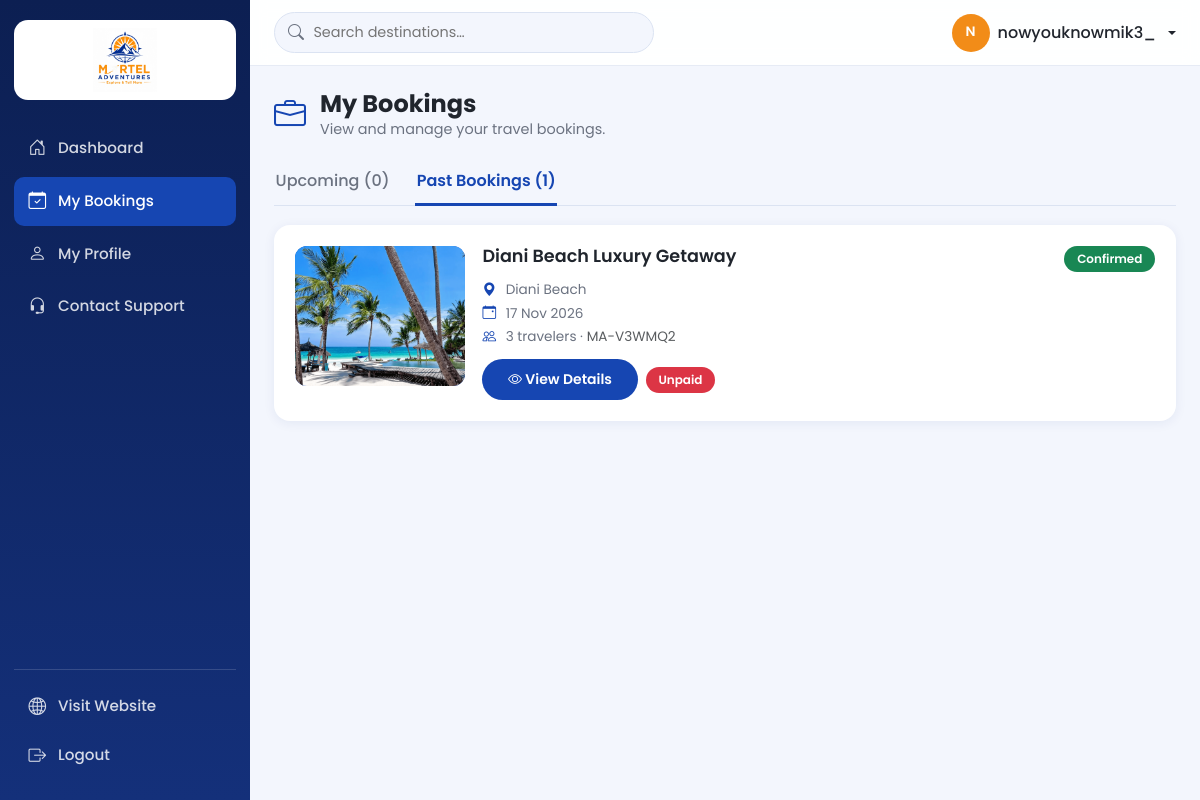
Screenshot of /accounts/bookings/?tab=past (signed in) with the database file from the repository.
### apps/bookings/models.py (models this page shows, shortened)
class Booking(models.Model):
    STATUS_CHOICES = [
        ('pending', 'Pending'),
        ('confirmed', 'Confirmed'),
        ('cancelled', 'Cancelled'),
        ('completed', 'Completed'),
    ]
    reference = models.CharField(max_length=12, unique=True, editable=False, blank=True)
    user = models.ForeignKey(settings.AUTH_USER_MODEL, null=True, blank=True,
                             on_delete=models.SET_NULL, related_name='bookings')
    package = models.ForeignKey('tours.Package', null=True, blank=True,
                                on_delete=models.SET_NULL, related_name='bookings')
    service = models.ForeignKey('tours.Service', null=True, blank=True, on_delete=models.SET_NULL)
    full_name = models.CharField(max_length=100)
    phone = models.CharField(max_length=30)
    email = models.EmailField(blank=True)
    travel_date = models.DateField()
    travelers = models.PositiveIntegerField(default=1)
    special_requests = models.TextField(blank=True)
    total_price = models.DecimalField(max_digits=12, decimal_places=2, null=True, blank=True,
                                      help_text='Estimated total (KES). You can adjust it after agreeing a final price.')
    status = models.CharField(max_length=10, choices=STATUS_CHOICES, default='pending')
    confirmed_at = models.DateTimeField(null=True, blank=True, editable=False)
    created_at = models.DateTimeField(auto_now_add=True)
    updated_at = models.DateTimeField(auto_now=True)
    class Meta:
        ordering = ['-created_at']
    @property
    def amount_paid(self):
        total = self.payments.filter(status='completed').aggregate(total=Sum('amount'))['total']
        return total or Decimal('0')
    @property
    def payment_status(self):
        paid = self.amount_paid
        if paid <= 0:
            return 'unpaid'
        if self.total_price and paid >= self.total_price:
            return 'paid'
        return 'partial'
    @property
    def display_title(self):
        if self.package:
            return self.package.title
        if self.service:
            return self.service.name
        return 'Custom booking'
    @property
    def cover_image(self):
        if self.package and self.package.cover_image:
            return self.package.cover_image
        if self.service and self.service.image:
            return self.service.image
        return None

### apps/tours/models.py (models this page shows, shortened)
class Package(models.Model):
    title = models.CharField(max_length=150)
    slug = models.SlugField(unique=True)
    destination = models.ForeignKey(Destination, on_delete=models.CASCADE, related_name='packages')
    service = models.ForeignKey(Service, on_delete=models.SET_NULL, null=True, blank=True)
    description = models.TextField()
    duration_days = models.PositiveIntegerField(default=1)
    price = models.DecimalField(max_digits=10, decimal_places=2, help_text='Price per person (KES)')
    slots_available = models.PositiveIntegerField(default=0)
    is_available = models.BooleanField(default=True)
    is_featured = models.BooleanField(default=False)
    cover_image = models.ImageField(upload_to='packages/')

class Destination(models.Model):
    name = models.CharField(max_length=100)
    slug = models.SlugField(unique=True)
    region = models.CharField(max_length=100, blank=True)
    description = models.TextField()
    image = models.ImageField(upload_to='destinations/')
    is_featured = models.BooleanField(default=False)

### apps/accounts/views.py (the view)
# urls.py: path('bookings/', views.my_bookings, name='bookings'),
@login_required
def my_bookings(request):
    today = timezone.localdate()
    bookings = request.user.bookings.select_related('package__destination', 'service')
    upcoming = bookings.filter(travel_date__gte=today, status__in=['pending', 'confirmed']).order_by('travel_date')
    past = bookings.filter(Q(travel_date__lt=today) | Q(status__in=['completed', 'cancelled'])).order_by('-travel_date')
    tab = 'past' if request.GET.get('tab') == 'past' else 'upcoming'
    return render(request, 'accounts/bookings.html', {
        'tab': tab,
        'upcoming_count': upcoming.count(),
        'past_count': past.count(),
        'bookings': past if tab == 'past' else upcoming,
    })

### apps/core/context_processors.py (called while the page is built)
def site_info(request):
    return {
        'SITE': {
            'name': 'MORTEL ADVENTURES',
            'tagline': 'explore & tell more',
            'about': 'Your gateway to thrilling travel experiences, breathtaking destinations and unforgettable memories.',
            'phone1': '0791818170',
            'phone2': '0711191480',
            'email': 'morteladventures@gmail.com',
            'whatsapp': '254793079569',
            'address': '50504-00100',
            'hours': 'Mon–Sat: 8:00 AM – 6:00 PM',
            'map_query': 'Imara Daima, Nairobi, Kenya',
            'facebook': '#', 'instagram': '#', 'tiktok': '#',
            'payment_info': 'Send Money 0793079569',
        },
        'footer_services': Service.objects.filter(is_active=True)[:5],
    }

### apps/accounts/templates/accounts/bookings.html (shortened to what this page needs)
{% extends 'account_base.html' %}
{% block account_content %}
<div class="acct-heading">
  <i class="bi bi-briefcase"></i>
  <div><h1>My Bookings</h1><p>View and manage your travel bookings.</p></div>
</div>
<ul class="acct-tabs">
  <li><a href="{% url 'accounts:bookings' %}" class="{% if tab == 'upcoming' %}active{% endif %}">Upcoming ({{ upcoming_count }})</a></li>
  <li><a href="{% url 'accounts:bookings' %}?tab=past" class="{% if tab == 'past' %}active{% endif %}">Past Bookings ({{ past_count }})</a></li>
</ul>
{% for b in bookings %}
<div class="acct-card booking-item">
  <div class="trip-img">
    {% if b.cover_image %}<img src="{{ b.cover_image.url }}" alt="{{ b.display_title }}" loading="lazy">{% else %}<i class="bi bi-compass"></i>{% endif %}
  </div>
  <div class="booking-item-body">
    <div class="d-flex justify-content-between align-items-start gap-2">
      <h4>{{ b.display_title }}</h4>
      <span class="status-pill status-{{ b.status }}">{{ b.get_status_display }}</span>
    </div>
    <ul class="trip-meta mt-2">
      {% if b.package %}<li><i class="bi bi-geo-alt-fill"></i> {{ b.package.destination.name }}</li>{% endif %}
      <li><i class="bi bi-calendar-event"></i> {{ b.travel_date|date:"j M Y" }}</li>
      <li><i class="bi bi-people"></i> {{ b.travelers }} traveler{{ b.travelers|pluralize }} · <span class="text-muted">{{ b.reference }}</span></li>
    </ul>
    <div class="d-flex align-items-center gap-2 flex-wrap">
      <a href="{% url 'accounts:booking_detail' b.reference %}" class="btn btn-blue btn-sm"><i class="bi bi-eye"></i> View Details</a>
      {% if b.status != 'cancelled' %}<span class="status-pill pay-{{ b.payment_status }}">{{ b.payment_status|title }}</span>{% endif %}
    </div>
  </div>
</div>
{% empty %}
<div class="acct-card text-center">
  <p class="text-muted mb-3">{% if tab == 'past' %}No past bookings yet.{% else %}You have no upcoming bookings.{% endif %}</p>
  <a href="{% url 'tours:packages' %}" class="btn btn-brand">Browse Packages</a>
</div>
{% endfor %}
{% endblock %}

### templates/account_base.html (shortened to what this page needs)
{% load static %}
<!DOCTYPE html>
<html lang="en">
<head>
  <link href="https://cdn.jsdelivr.net/npm/bootstrap@5.3.3/dist/css/bootstrap.min.css" rel="stylesheet">
  <link href="https://cdn.jsdelivr.net/npm/bootstrap-icons@1.11.3/font/bootstrap-icons.min.css" rel="stylesheet">
  <link rel="stylesheet" href="{% static 'css/style.css' %}">
</head>
<body class="acct-body">
<aside class="acct-sidebar d-none d-lg-flex">
  <a href="{% url 'core:home' %}" class="acct-logo" aria-label="MORTEL ADVENTURES home">
    <img src="{% static 'images/logo.jpeg' %}" alt="MORTEL ADVENTURES">
  </a>
  {% include 'partials/_account_nav.html' %}
</aside>
<div class="acct-main">
  <header class="acct-topbar">
    <form class="acct-search d-none d-md-flex" action="{% url 'tours:packages' %}" method="get" role="search">
      <i class="bi bi-search"></i>
      <input type="search" name="q" placeholder="Search destinations…" aria-label="Search destinations">
    </form>
    <div class="dropdown ms-auto">
      <a class="account-toggle dropdown-toggle" href="#" role="button" data-bs-toggle="dropdown" aria-expanded="false">
        {% include 'partials/_avatar.html' %}
        <span class="d-none d-sm-inline">{{ user.get_full_name|default:user.username }}</span>
      </a>
    </div>
  </header>
  <main class="acct-content">
    {% block account_content %}{% endblock %}
  </main>
</div>
</body>
</html>

### templates/partials/_avatar.html
<span class="avatar {{ extra_class }}">
  {% if user.profile.photo %}<img src="{{ user.profile.photo.url }}" alt="">{% else %}{% if user.first_name %}{{ user.first_name|slice:":1"|upper }}{{ user.last_name|slice:":1"|upper }}{% else %}{{ user.username|slice:":1"|upper }}{% endif %}{% endif %}
</span>

### static/css/style.css (style rules this page uses)
img { max-width: 100% }
:root { --orange:#F28C18; --blue:#1646B2; --charcoal:#20252D; --soft:#f3f6fd; }
body { font-family:'Poppins',sans-serif; color:var(--charcoal); }
.btn-blue { background:var(--blue); color:#fff; border:0; border-radius:50px; padding:.65rem 1.6rem; font-weight:600; }
.status-pill { display: inline-block; font-size: .75rem; font-weight: 600; padding: .25rem .8rem; border-radius: 50px; color: #fff; }
.status-confirmed { background: #198754; }
.pay-unpaid { background: #dc3545; }
.avatar { display: inline-grid; place-items: center; width: 38px; height: 38px; border-radius: 50%; background: var(--orange); color: #fff; font-weight: 600; font-size: .85rem; overflow: hidden; flex-shrink: 0; }
.account-toggle { display: inline-flex; align-items: center; gap: .5rem; color: var(--charcoal); font-weight: 500; text-decoration: none; }
.acct-body { background: #f3f6fd; min-height: 100vh; font-family: 'Poppins', sans-serif; color: var(--charcoal); }
.acct-sidebar { position: fixed; top: 0; bottom: 0; left: 0; width: 250px; z-index: 100; flex-direction: column; padding: 20px 14px; background: linear-gradient(180deg, #0c1f52 0%, #14307a 100%); }
.acct-logo { display: block; background: #fff; border-radius: 14px; padding: 8px; margin-bottom: 24px; text-align: center; }
.acct-logo img { height: 64px; width: auto; max-width: 100%; }
.acct-main { min-height: 100vh; }
@media (min-width: 992px) { .acct-main { margin-left: 250px; } }
.acct-topbar { position: sticky; top: 0; z-index: 90; display: flex; align-items: center; gap: 16px; padding: 12px 24px; background: rgba(255,255,255,.92); backdrop-filter: blur(8px); border-bottom: 1px solid #e6ebf5; }
.acct-search { position: relative; flex: 0 1 380px; }
.acct-search i { position: absolute; left: 14px; top: 50%; transform: translateY(-50%); color: #6b7280; }
.acct-search input { width: 100%; padding: .55rem 1rem .55rem 2.4rem; border: 1px solid #dbe3f2; border-radius: 50px; background: var(--soft); font-size: .9rem; }
.acct-content { padding: 24px; }
.acct-card { background: #fff; border-radius: 16px; padding: 1.3rem; box-shadow: 0 2px 12px rgba(20,48,122,.07); }
.acct-heading { display: flex; align-items: center; gap: 14px; margin-bottom: 1.2rem; }
.acct-heading > i { font-size: 2rem; color: var(--blue); }
.acct-heading h1 { font-size: 1.5rem; font-weight: 700; margin: 0; }
.acct-heading p { margin: 0; color: #6b7280; font-size: .9rem; }
.trip-img { flex: 0 0 150px; height: 130px; border-radius: 12px; overflow: hidden; display: grid; place-items: center; background: linear-gradient(135deg, var(--blue), #3b6fe0); color: #fff; font-size: 2rem; }
.trip-img img { width: 100%; height: 100%; object-fit: cover; }
.trip-meta { list-style: none; padding: 0; margin: 0 0 .7rem; font-size: .85rem; color: #6b7280; }
.trip-meta li { margin-bottom: .2rem; }
.trip-meta i { color: var(--blue); margin-right: 6px; }
.acct-tabs { list-style: none; display: flex; gap: 1.5rem; padding: 0; margin: 0 0 1.2rem; border-bottom: 1px solid #dbe3f2; }
.acct-tabs a { display: inline-block; padding: .6rem .1rem; color: #6b7280; font-weight: 500; text-decoration: none; border-bottom: 3px solid transparent; margin-bottom: -1px; }
.acct-tabs a.active { color: var(--blue); border-bottom-color: var(--blue); font-weight: 600; }
.booking-item { display: flex; gap: 1.1rem; margin-bottom: 1rem; }
.booking-item .trip-img { flex-basis: 170px; height: 140px; }
.booking-item-body { flex: 1; min-width: 0; }
.booking-item-body h4 { font-size: 1.1rem; font-weight: 600; margin: 0; }

### rows the page displays
Booking: cover_image (picture), display_title "Diani Beach Luxury Getaway", status "Confirmed", package.destination.name "Diani Beach", travel_date "17 Nov 2026", travelers "3", reference "MA-V3WMQ2", payment_status "Unpaid"

### other values shown
{{ user.username|slice:":1"|upper }} "N"
{{ user.get_full_name|default:user.username }} "nowyouknowmik3_"
{{ upcoming_count }} "0"
{{ past_count }} "1"
